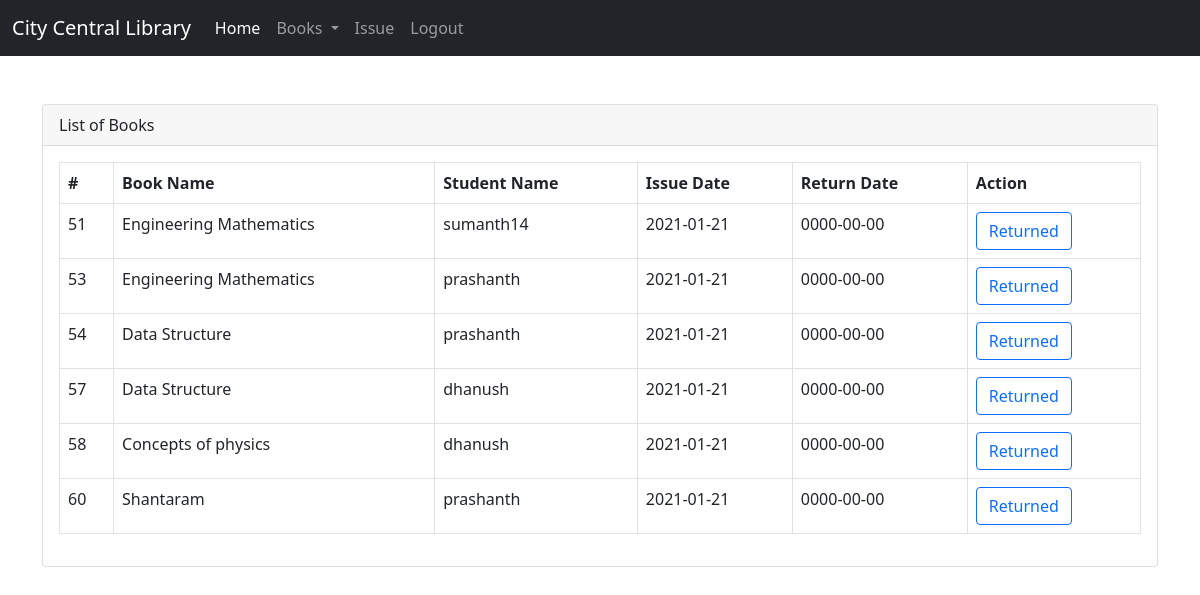
Page /issue.php (signed in) on the committed database.
### tables this page shows
CREATE TABLE `issue` (
  `issue_id` int(11) NOT NULL,
  `book_id` int(11) NOT NULL,
  `user_id` int(11) NOT NULL,
  `issue_date` date NOT NULL DEFAULT current_timestamp(),
  `return_date` date NOT NULL
);

CREATE TABLE `books` (
  `book_id` int(11) NOT NULL,
  `isbn_num` int(10) NOT NULL,
  `title` varchar(50) NOT NULL,
  `author` varchar(50) NOT NULL,
  `branch_id` int(10) NOT NULL,
  `publisher_id` int(20) NOT NULL
);

CREATE TABLE `readers` (
  `user_id` int(11) NOT NULL,
  `username` varchar(50) NOT NULL,
  `password` varchar(256) NOT NULL
);

### issue.php (the view, shortened to what this page needs)
<?php
include 'config.php';
$q1="SELECT I.issue_id, B.title, R.username, I.issue_date, I.return_date
    FROM books B, issue I, readers R
    WHERE B.book_id=I.book_id
    AND I.user_id=R.user_id";
$result=mysqli_query($conn,$q1);
?>
<!doctype html>
<html lang="en">
  <head>
    <link href="https://cdn.jsdelivr.net/npm/bootstrap@5.0.0-beta1/dist/css/bootstrap.min.css" rel="stylesheet">
  </head>
  <body>
  <nav class="navbar navbar-expand-lg navbar-dark bg-dark">
  <div class="container-fluid">
    <a class="navbar-brand" href="#">City Central Library</a>
    <div class="collapse navbar-collapse" id="navbarNavDropdown">
      <ul class="navbar-nav">
        <li class="nav-item">
          <a class="nav-link active" aria-current="page" href="welcomestaff.php">Home</a>
        </li>
        <div class="collapse navbar-collapse" id="navbarNavDarkDropdown">
      <ul class="navbar-nav">
        <li class="nav-item dropdown">
          <a class="nav-link dropdown-toggle" href="#" id="navbarDarkDropdownMenuLink" role="button" data-bs-toggle="dropdown" aria-expanded="false">
            Books
          </a>
        </li>
      </ul>
    </div>
        <li class="nav-item">
          <a class="nav-link" href="issue.php">Issue</a>
        </li>
      </ul>
      <div class="navbar-collapse collapse">
        <ul class="navbar-nav ml-auto" style="float:right;">
            <li class="nav-item">
               <a class="nav-link" href="logoutstaff.php">Logout</a>
            </li>
       </ul>
      </div>
    </div>
  </div>
</nav>
<div class="container mt-5">
<div class="card">
<div class="card-header">
 List of Books
</div>
<div class="card-body">
<table class="table table-bordered">
  <thead>
    <tr>
      <th scope="col">#</th>
      <th scope="col">Book Name</th>
      <th scope="col">Student Name</th>
      <th scope="col">Issue Date</th>
      <th scope="col">Return Date</th>
      <th scope="col">Action</th>
    </tr>
  </thead>
  <tbody>
    <?php
    if($result->num_rows>0){
      while($row=$result->fetch_assoc()){
        echo "<tr>";
        echo "<form action='staffreturn.php?id=$row[issue_id]' method='POST'>";
        echo "<td>$row[issue_id]</td>";
        echo "<td>$row[title]</td>";
        echo "<td>$row[username]</td>";
        echo "<td>$row[issue_date]</td>";
        echo "<td>$row[return_date]</td>";
        echo "<td><button class='btn btn-outline-primary'>Returned</button></td></form>";
        echo "</tr>";
      }
    }
    ?>
  </tbody>
</table>
</div>
</div>
</div>
  </body>
</html>

### rows in the picture
issue: issue_id "51", book.title "Engineering Mathematics", user.username "sumanth14", issue_date "2021-01-21", return_date "0000-00-00"
issue: issue_id "53", book.title "Engineering Mathematics", user.username "prashanth", issue_date "2021-01-21", return_date "0000-00-00"
issue: issue_id "54", book.title "Data Structure", user.username "prashanth", issue_date "2021-01-21", return_date "0000-00-00"
issue: issue_id "57", book.title "Data Structure", user.username "dhanush", issue_date "2021-01-21", return_date "0000-00-00"
issue: issue_id "58", book.title "Concepts of physics", user.username "dhanush", issue_date "2021-01-21", return_date "0000-00-00"
issue: issue_id "60", book.title "Shantaram", user.username "prashanth", issue_date "2021-01-21", return_date "0000-00-00"
